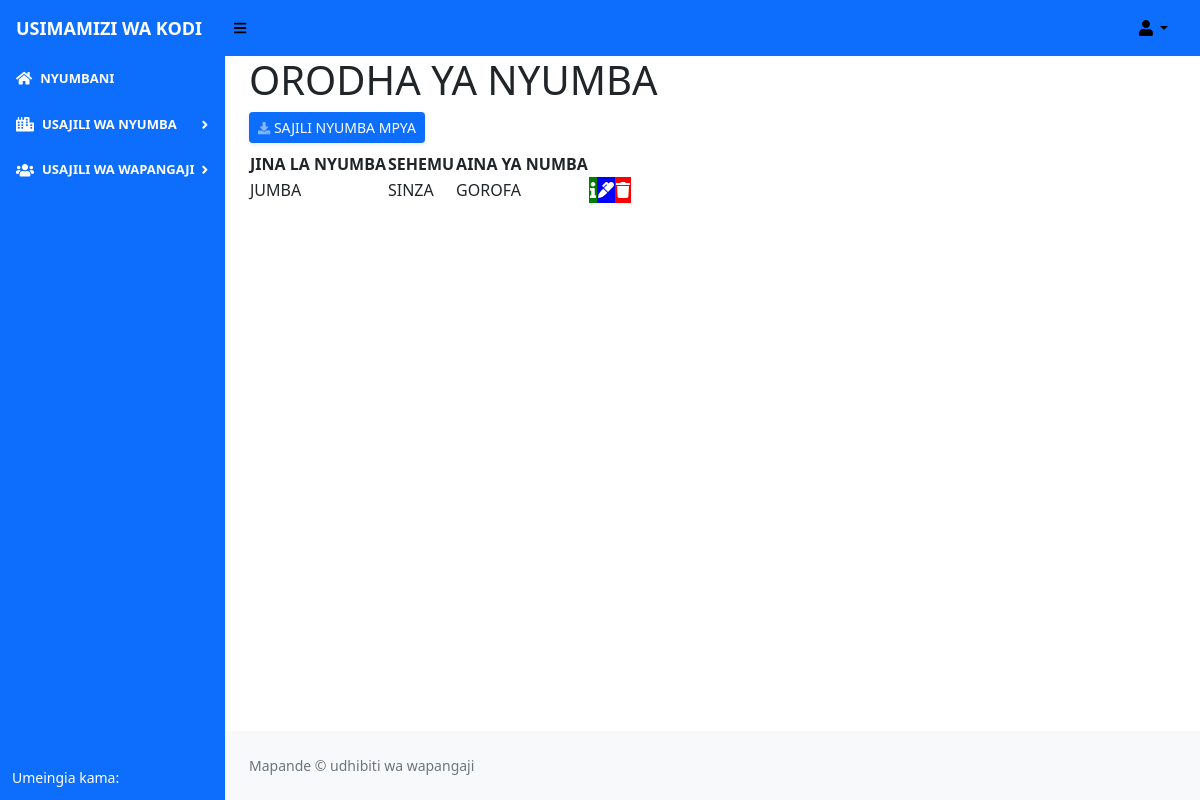
/house_list, run on the app's committed database.
### renting/models.py (models this page shows)
class HouseProperty(db.Model):
    __tablename__ = 'house_property'
    id = db.Column(db.Integer(), autoincrement=True, primary_key = True)
    house_name = db.Column(db.String(length = 50), nullable = False)
    house_location = db.Column(db.String())
    floor_number = db.Column(db.Integer())
    number_of_room = db.Column(db.Integer())
    category = db.Column(db.String(length=30))
    image_path = db.Column(db.String(200), nullable=True)

### renting/routes.py (the view)
@app.route('/house_list')
def house_list_page():
    results = HouseProperty.query.all()
    return render_template('house_list.html', results = results)

### renting/templates/house_list.html (shortened to what this page needs)
{% extends 'base.html' %}
{% block content %}
<div class="content-heading"><h1>ORODHA YA NYUMBA</h1></div>
<div class="row">
    <div class="col-lg-12 mb-2">
        <a href="{{url_for('house_page')}}"
           class=" d-sm-inline-block btn btn-sm btn-primary shadow-sm"><i
                class="fas fa-download fa-sm text-white-50"></i> SAJILI NYUMBA MPYA</a>
    </div>
</div>
    <table id="datatablesSimple">
        <thead>
            <tr>
                <th>JINA LA NYUMBA </th>
                <th>SEHEMU</th>
                <th>AINA YA NUMBA</th>
                <th></th>
                <th></th>
                <th></th>
            </tr>
        </thead>
        <tbody>
            {% for result in results %}
            <tr>
                <td>{{ result.house_name }}</td>
                <td>{{ result.house_location }}</td>
                <td>{{ result.category }}</td>
                <td style="background-color: green;"><a href="/housedetails/{{ result.id }}" ><span class="fa fa-info" style="font-size: 16px; color: white;" data-bs-toggle="tooltip" data-bs-placement="top" title="Info"></span></a> </td>
                <td style="background-color: blue;"><a href="/updatehouse/{{ result.id }}"> <span class="fa fa-marker" style='font-size:16px;color:white;' color="&#xf044;" data-bs-toggle="tooltip" data-bs-placement="top" title="Edit"></span></a> </td>
                <td style="background-color: red;"><a href="/confirmdeletehouse/{{ result.id }}"> <span class="fa fa-trash" style='font-size:16px;color:white;' data-bs-toggle="tooltip" data-bs-placement="top" title="Delete"></span></a> </td>
            </tr>
            {% endfor %}
        </tbody>
    </table>
{% endblock %}

### data on the page
HouseProperty: house_name "JUMBA", house_location "SINZA", category "GOROFA"
